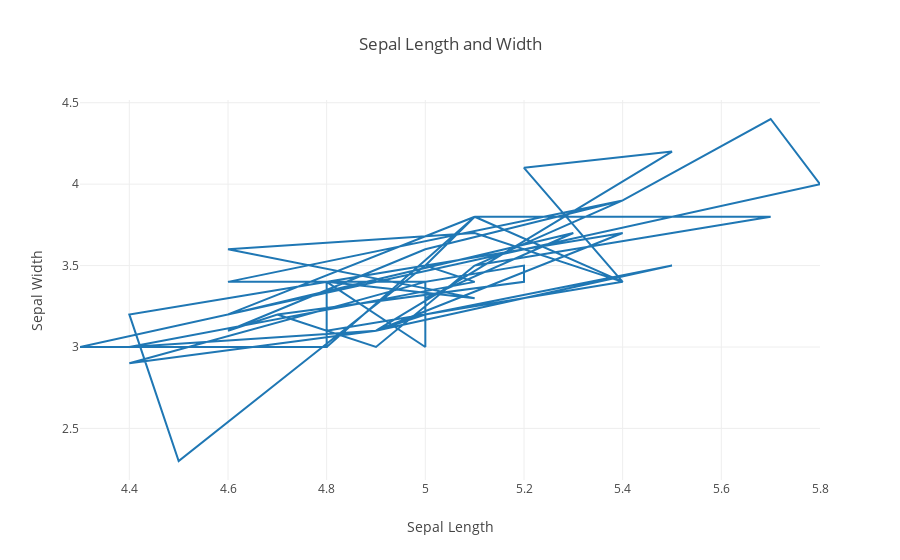

Notebook source saved alongside this figure:
### Markdown cell above
#### This will now go wrong

### Code cell
pyo.iplot(fig)

### Figure 1 — Plotly figure (JSON) as saved in the notebook; plotly's stock layout.template omitted (floating-point values rounded to 4 significant figures)
{"data": [{"name": "Iris-setosa", "type": "scatter", "uid": "9f5aeb9a-ae00-46a6-91e3-c7ef126368a3", "x": [5.1, 4.9, 4.7, 4.6, 5, 5.4, 4.6, 5, 4.4, 4.9, 5.4, 4.8, 4.8, 4.3, 5.8, 5.7, 5.4, 5.1, 5.7, 5.1, 5.4, 5.1, 4.6, 5.1, 4.8, 5, 5, 5.2, 5.2, 4.7, 4.8, 5.4, 5.2, 5.5, 4.9, 5, 5.5, 4.9, 4.4, 5.1, 5, 4.5, 4.4, 5, 5.1, 4.8, 5.1, 4.6, 5.3, 5], "y": [3.5, 3, 3.2, 3.1, 3.6, 3.9, 3.4, 3.4, 2.9, 3.1, 3.7, 3.4, 3, 3, 4, 4.4, 3.9, 3.5, 3.8, 3.8, 3.4, 3.7, 3.6, 3.3, 3.4, 3, 3.4, 3.5, 3.4, 3.2, 3.1, 3.4, 4.1, 4.2, 3.1, 3.2, 3.5, 3.1, 3, 3.4, 3.5, 2.3, 3.2, 3.5, 3.8, 3, 3.8, 3.2, 3.7, 3.3]}], "layout": {"title": "Sepal Length and Width", "xaxis": {"title": "Sepal Length"}, "yaxis": {"title": "Sepal Width"}}}
